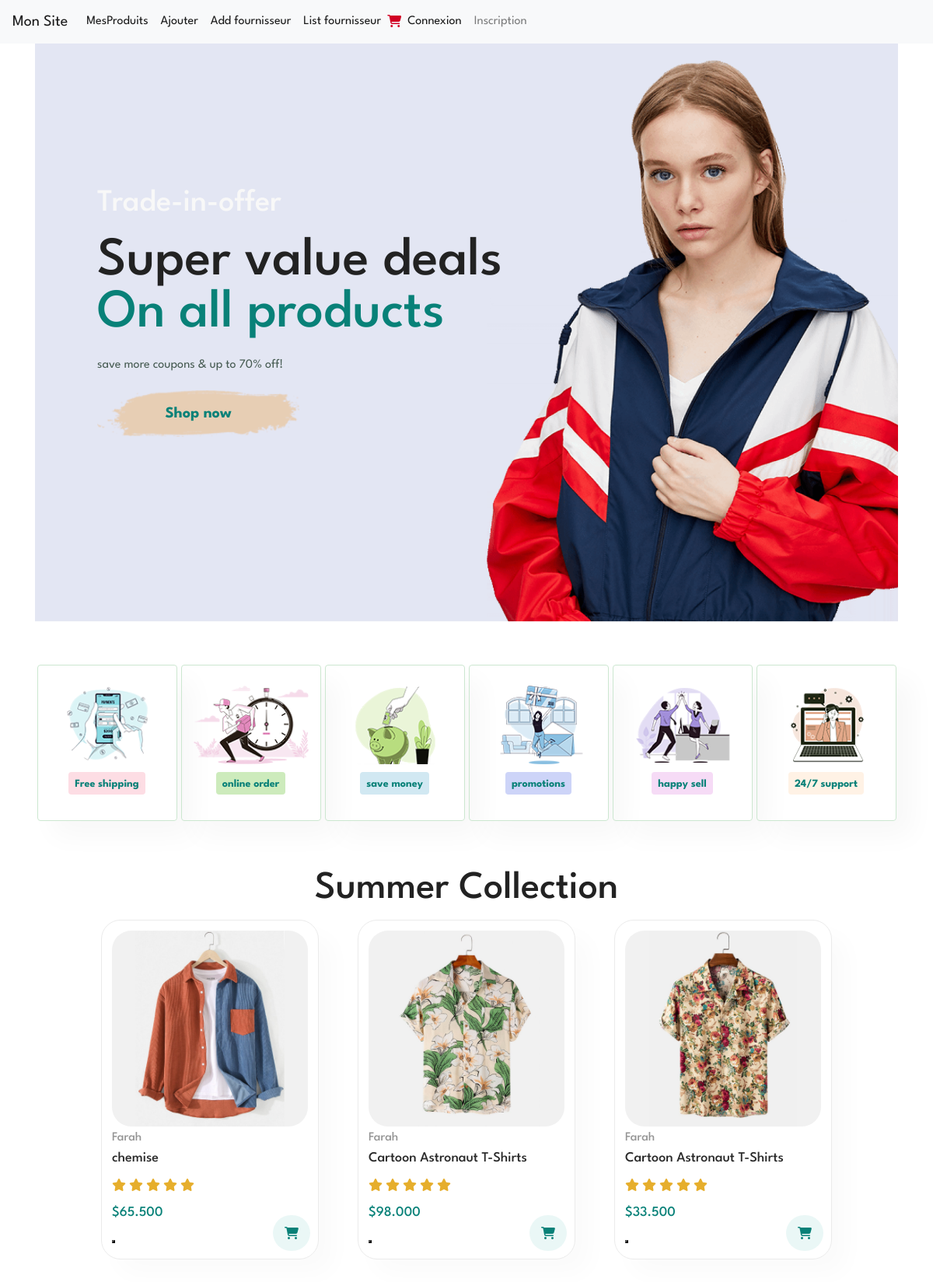
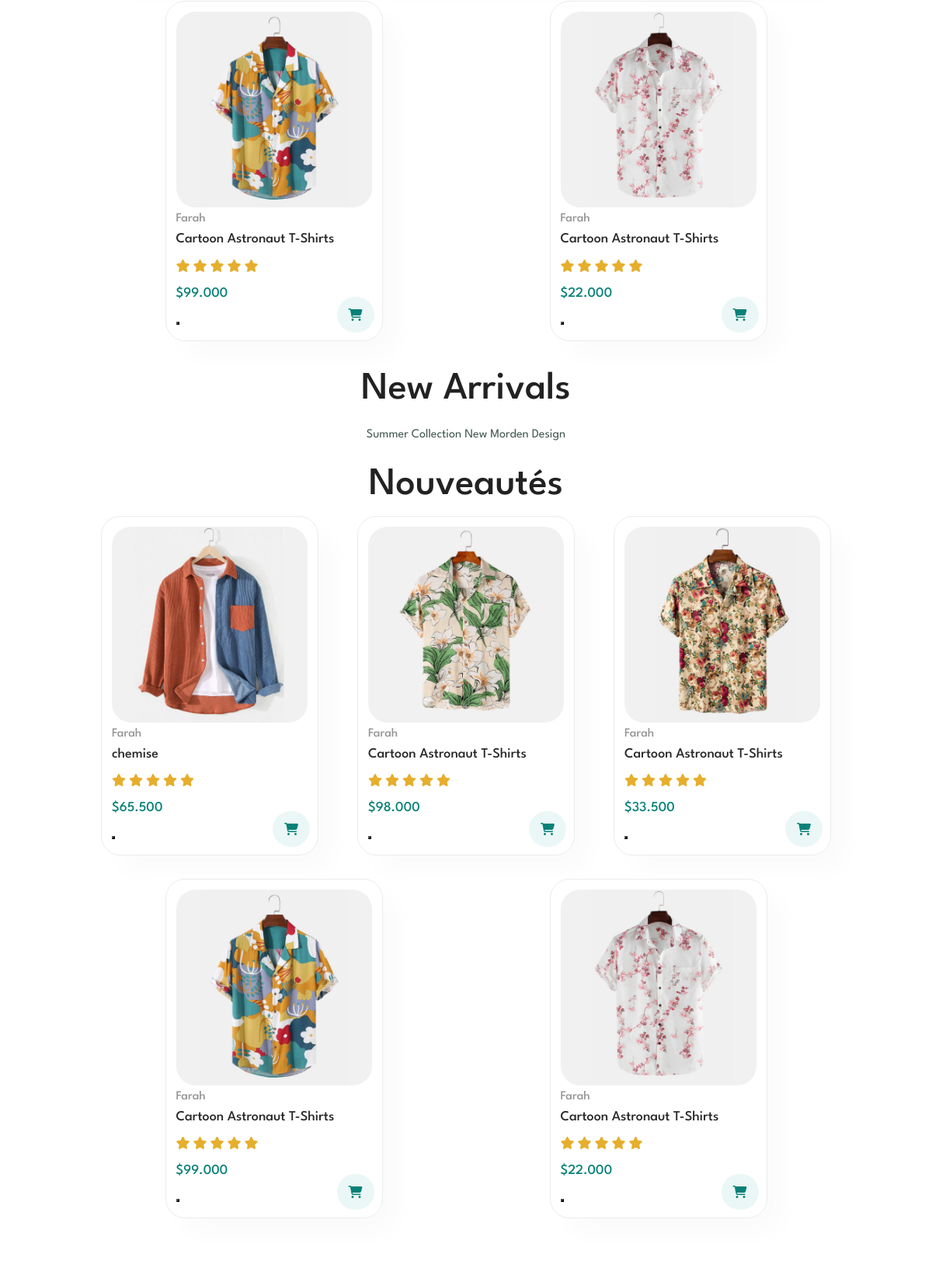
/magasin/magasin/home/ (upper part), run on the app's committed database (2 pictures, top to bottom).
### magasin/models.py (models this page shows, shortened)
class Produit(models.Model):
    TYPE_CHOICES = [
        ('em', 'emballé'),
        ('fr', 'Frais'),
        ('cs', 'Conserve')
    ]
    libelle = models.CharField(max_length=100)
    description = models.TextField(default='Non définie')
    prix = models.DecimalField(max_digits=10, decimal_places=3)
    type = models.CharField(max_length=2, choices=TYPE_CHOICES, default='em')
    img = models.ImageField(blank=True)
    categorie = models.ForeignKey(Categorie, on_delete=models.CASCADE, null=True)
    fournisseur = models.ForeignKey(Fournisseur, on_delete=models.CASCADE, null=True)

class Fournisseur(models.Model):
    nom = models.CharField(max_length=100)
    adresse = models.TextField()
    email = models.EmailField()
    telephone = models.CharField(max_length=8)

### magasin/views.py (the view)
# urls.py: path('magasin/home/', views.home, name='home'),  # Ajout de la nouvelle URL pour la vue home
def home(request):
    produits = Produit.objects.all()  # Récupérer tous les produits depuis la base de données
    return render(request, 'magasin/home.html', {'produits': produits})

### magasin/templates/magasin/home.html (shortened to what this page needs)
{% extends 'magasin/base.html' %}
{% load static %}
{% block content %}
<!DOCTYPE html>
<html lang="en">
  <head>
    <link rel="stylesheet" href="{% static 'css/style.css'%} "/>
  </head>
  <body>
    <main>
     <section id="hero">
        <h4>Trade-in-offer</h4>
        <h2>Super value deals</h2>
        <h1>On all products</h1>
        <p>save more coupons & up to 70% off!</p>
        <button>Shop now</button>
      </section>
      <section id="features" class="section-p1">
        <div class="f-box">
          <img src="{% static 'images/features/f1.png' %}"  alt="free shipping" />
          <h6>Free shipping</h6>
        </div>
        <div class="f-box">
          <img src="{% static 'images/features/f2.png' %}"  alt="online order" />
          <h6>online order</h6>
        </div>
        <div class="f-box">
          <img src="{% static 'images/features/f3.png' %}" alt="save money" />
          <h6>save money</h6>
        </div>
        <div class="f-box">
          <img src="{% static 'images/features/f4.png' %}"  alt="promotions" />
          <h6>promotions</h6>
        </div>
        <div class="f-box">
          <img src="{% static 'images/features/f5.png' %}" alt="happy sell" />
          <h6>happy sell</h6>
        </div>
        <div class="f-box">
          <img src="{% static 'images/features/f6.png' %}" alt="24/7 support" />
          <h6>24/7 support</h6>
        </div>
      </section>
      <section class="product-section">
        <h1>Summer Collection</h1>
        <div class="pro-collection">
            {% for produit in produits %}
            <div class="product-cart">
                <img src="{{ produit.img.url }}" alt="product image" />
                <span>{{ produit.fournisseur.nom }}</span>
                <h4>{{ produit.libelle }}</h4>
                <div class="stars">
                    <i class="fa-solid fa-star"></i>
                    <i class="fa-solid fa-star"></i>
                    <i class="fa-solid fa-star"></i>
                    <i class="fa-solid fa-star"></i>
                    <i class="fa-solid fa-star"></i>
                </div>
                <h4 class="price">${{ produit.prix }}</h4>
                <form method="post" action="{% url 'ajouter_panier' produit.id %}">
                    <button type="submit"><i class="fa-solid fa-cart-shopping buy-icon"></i></button>
                </form>
            </div>
            {% endfor %}
        </div>
    </section>
      <section class="product-section" class="section-p1">
        <h1>New Arrivals</h1>
        <p>Summer Collection New Morden Design</p>
      </section>
      <section class="product-section">
        <h1>Nouveautés</h1>
        <div class="pro-collection">
            {% for produit in produits %}
            <div class="product-cart">
                <img src="{{ produit.img.url }}" alt="product image" />
                <span>{{ produit.fournisseur.nom }}</span>
                <h4>{{ produit.libelle }}</h4>
                <div class="stars">
                    <i class="fa-solid fa-star"></i>
                    <i class="fa-solid fa-star"></i>
                    <i class="fa-solid fa-star"></i>
                    <i class="fa-solid fa-star"></i>
                    <i class="fa-solid fa-star"></i>
                </div>
                <h4 class="price">${{ produit.prix }}</h4>
                <form method="post" action="{% url 'ajouter_panier' produit.id %}">
                    <button type="submit"><i class="fa-solid fa-cart-shopping buy-icon"></i></button>
                </form>
            </div>
            {% endfor %}
        </div>
    </section>
      <section id="banners" class="section-p1">
        <div class="big-banners">
        </div>
      </section>
    </main>
  </body>
</html>
{% endblock %}

### magasin/templates/magasin/base.html (shortened to what this page needs)
{% load static %}
<!DOCTYPE html>
<html>
<head>
	<link rel='stylesheet' type='text/css' media='screen' href="{% static 'css/base.css'%}">
    <link rel="stylesheet" href="https://stackpath.bootstrapcdn.com/bootstrap/4.3.1/css/bootstrap.min.css">
</head>
<body>
    <nav class="navbar navbar-expand-lg navbar-light bg-light fixed-top">
        <a class="navbar-brand" href="#">Mon Site</a>
        <div class="collapse navbar-collapse" id="navbarNav">
            <ul class="navbar-nav">
                <li class="nav-item active">
                    <a class="nav-link"  href="{% url 'index' %}">MesProduits <span class="sr-only">(current)</span></a>
                </li>
                <li class="nav-item active">
                    <a class="nav-link" href="{% url 'indajout' %}">Ajouter <span class="sr-only">(current)</span></a>
                </li>
                <li class="nav-item active">
                    <a class="nav-link" href="{% url 'AjoutFournisseur' %}">Add fournisseur <span class="sr-only">(current)</span></a>
                </li>
                <li class="nav-item active">
                    <a class="nav-link" href="{% url 'ListFournisseur' %}">List fournisseur <span class="sr-only">(current)</span></a>
                </li>
                <li class="nav-item active"style="margin-top:10px;">
                    <a href="{% url 'panier' %}">
                        <i id="icone-panier" class="fa fa-shopping-cart"></i>
                    </a>
                </li>
                {% if user.is_authenticated %}
                <li class="nav-item active" style="margin-left:400px;">
                    <a class="nav-link" href="#">{{user}},</a>
                </li>
                <li class="nav-item active">
                    <a class="nav-link" href="{% url 'custom_logout' %}">Déconnexion</a>
                </li>
                {% else %}
                <li class="nav-item active">
                    <a class="nav-link" href="{% url 'login' %}">Connexion</a>
                </li>
                <li class="nav-item">
                    <a class="nav-link" href="{% url 'register' %}">Inscription</a>
                </li>
                {% endif %}
            </ul>
        </div>
    </nav>
    <div class="container">
	{% block content %} {% endblock %}
    </div>
</body>
</html>

### magasin/static/css/style.css (style rules this page uses)
* { margin: 0; padding: 0; box-sizing: border-box; font-family: "League Spartan", sans-serif; }
h1 { font-size: 50px; line-height: 64px; color: #222; }
h2 { font-size: 46px; line-height: 54px; color: #222; }
h4 { font-size: 20px; color: #222; }
h6 { font-weight: 700; font-size: 12px; }
p { font-size: 16px; color: #465b52; margin: 15px 0 20px 0; }
.section-p1 { padding: 40px 0; }
body { width: 100%; }
#hero { background-image: url('../images/hero4.png'); width: 100%; height: 100vh; background-size: cover; background-position: center; display: flex; flex-direction: column; align-items: flex-start; justify-content: center; padding: 0 80px; }
#hero h4 { padding-bottom: 15px; font-size: 40px; }
#hero h2 { font-size: 70px; }
#hero h1 { color: #088178; font-size: 70px; }
#hero button { background-color: transparent; background-image: url('../images/button.png'); background-repeat: no-repeat; background-size: cover; width: 260px; height: 60px; border: 0; cursor: pointer; font-size: 20px; font-weight: 700; color: #088178; padding: 14px 65px 14px 65px; }
#features { display: flex; align-items: center; justify-content: space-around; }
#features .f-box { width: 180px; text-align: center; padding: 25px 15px; box-shadow: 20px 20px 34px rgba(0, 0, 0, 0.03); border: 1px solid #cce7d0; border-radius: 4px; margin: 15px 0; transition: box-shadow 0.3s; }
#features .f-box img { width: 100%; margin-bottom: 10px; }
#features .f-box h6 { display: inline-block; padding: 9px 8px 6px 8px; line-height: 1; font-size: 14px; border-radius: 4px; color: #088178; background-color: #fddde4; }
#features .f-box:nth-child(2) h6 { background-color: #cdebbc; }
#features .f-box:nth-child(3) h6 { background-color: #d1e8f2; }
#features .f-box:nth-child(4) h6 { background-color: #cdd4f8; }
#features .f-box:nth-child(5) h6 { background-color: #f6dbf6; }
#features .f-box:nth-child(6) h6 { background-color: #fff2e5; }
.product-section .pro-collection { display: flex; flex-wrap: wrap; justify-content: space-around; margin: 0 60px; }
.product-section h1, .product-section p { text-align: center; }
.product-section .product-cart { width: 280px; border: 1px solid #ebebeb; padding: 13px; margin-bottom: 30px; border-radius: 25px; position: relative; box-shadow: 20px 20px 30px rgba(0, 0, 0, 0.02); transition: box-shadow 0.2s; }
.product-section .product-cart img { width: 100%; border-radius: 25px; }
.product-section .product-cart span { color: #969696; font-weight: 500; line-height: 30px; }
.product-section .product-cart h4 { font-size: 18px; color: rgb(41, 41, 41); }
.product-section .product-cart .stars { color: #e6ae2c; padding: 6px 0; }
.product-section .product-cart .price { color: #088178; padding: 4px 0; }
.product-section .product-cart .buy-icon { color: #088178; background-color: #c7e9e75e; padding: 15px; border-radius: 50px; position: absolute; right: 10px; bottom: 10px; }
#banners { margin: 0 60px; }
#banners h2, h4, span { color: rgb(248, 248, 248); }
#banners .big-banners { display: flex; align-items: center; justify-content: center; }

### magasin/templates/magasin/base.html (style rules this page uses)
.navbar-nav li.active a { color: #D10024; }

### data on the page
Produit: img (picture), fournisseur.nom "Farah", libelle "chemise", prix "65.500"
Produit: img (picture), fournisseur.nom "Farah", libelle "Cartoon Astronaut T-Shirts", prix "98.000"
Produit: img (picture), fournisseur.nom "Farah", libelle "Cartoon Astronaut T-Shirts", prix "33.500"
Produit: img (picture), fournisseur.nom "Farah", libelle "Cartoon Astronaut T-Shirts", prix "99.000"
Produit: img (picture), fournisseur.nom "Farah", libelle "Cartoon Astronaut T-Shirts", prix "22.000"
